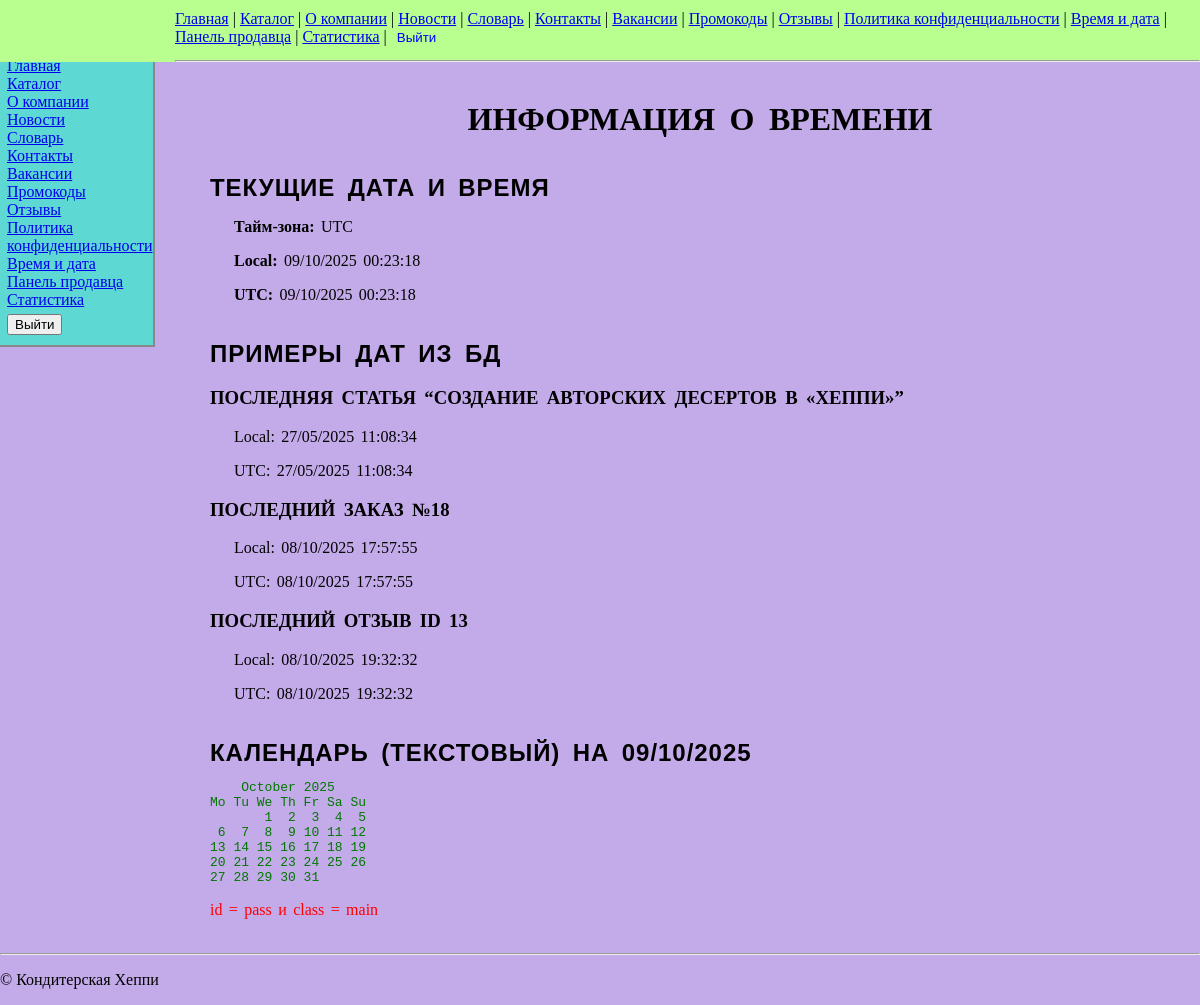
The app's page /time/ (signed in) with its own data.
### shop/models.py (models this page shows, shortened)
class Article(models.Model):
    title        = models.CharField(max_length=200)
    slug         = models.SlugField(unique=True)
    published_at = models.DateTimeField(auto_now_add=True)
    teaser       = models.CharField(max_length=250, blank=True)  # одно предложение
    body         = models.TextField()
    tags = models.ManyToManyField(
        Tag,
        related_name='articles',
        blank=True,
        verbose_name='Тэги'
    )
    image        = models.ImageField(upload_to='news_images/', blank=True)

class Order(models.Model):
    STATUS_CHOICES = [
        ('cart', 'Корзина'),
        ('placed', 'Оформлен'),
        ('paid', 'Оплачен'),
    ]
    client      = models.ForeignKey(Client, on_delete=models.CASCADE, related_name='orders')
    created_at  = models.DateTimeField(auto_now_add=True)
    total_price = models.DecimalField(max_digits=10, decimal_places=2, default=0)
    status = models.CharField(max_length=10, choices=STATUS_CHOICES, default='cart')

class Review(models.Model):
    user         = models.ForeignKey(settings.AUTH_USER_MODEL,
                                     on_delete=models.SET_NULL, null=True, blank=True)
    name         = models.CharField(max_length=100)
    rating       = models.PositiveSmallIntegerField()
    text         = models.TextField()
    published_at = models.DateTimeField(auto_now_add=True)

### shop/views.py (the view)
# urls.py: re_path(r'^time/$', views.TimeInfoView.as_view(), name='time_info'),
class TimeInfoView(TemplateView):
    template_name = 'shop/time_info.html'
    def get_context_data(self, **ctx):
        ctx = super().get_context_data(**ctx)
        user_tz = get_user_timezone(self.request)
        ctx['tz_name'] = str(user_tz)
        now_utc = datetime.datetime.now(pytz.UTC)
        now_local = now_utc.astimezone(user_tz)
        ctx['now_utc']   = now_utc.strftime("%d/%m/%Y %H:%M:%S")
        ctx['now_local'] = now_local.strftime("%d/%m/%Y %H:%M:%S")
        art = Article.objects.order_by('-published_at').first()
        if art:
            utc = art.published_at.astimezone(pytz.UTC)
            loc = utc.astimezone(user_tz)
            ctx['article']       = art
            ctx['article_utc']   = utc.strftime("%d/%m/%Y %H:%M:%S")
            ctx['article_local'] = loc.strftime("%d/%m/%Y %H:%M:%S")
        ord = Order.objects.order_by('-created_at').first()
        if ord:
            utc = ord.created_at.astimezone(pytz.UTC)
            loc = utc.astimezone(user_tz)
            ctx['order']       = ord
            ctx['order_utc']   = utc.strftime("%d/%m/%Y %H:%M:%S")
            ctx['order_local'] = loc.strftime("%d/%m/%Y %H:%M:%S")
        rev = Review.objects.order_by('-published_at').first()
        if rev:
            utc = rev.published_at.astimezone(pytz.UTC)
            loc = utc.astimezone(user_tz)
            ctx['review']       = rev
            ctx['review_utc']   = utc.strftime("%d/%m/%Y %H:%M:%S")
            ctx['review_local'] = loc.strftime("%d/%m/%Y %H:%M:%S")
        today = now_local.date()
        ctx['calendar_text'] = calendar.TextCalendar().formatmonth(today.year, today.month)
        return ctx

### shop/views.py (called while the page is built)
def get_user_timezone(request):
    tzname = request.COOKIES.get('user_timezone')
    try:
        return pytz.timezone(tzname)
    except Exception:
        return timezone.get_default_timezone()

### shop/templates/shop/time_info.html (shortened to what this page needs)
{% extends 'base.html' %}
{% block content %}
<div name="time">
  <h1>Информация о времени</h1>
  <h2>Текущие дата и время</h2>
  <p><strong>Тайм-зона:</strong>
    <span id="user-timezone">{{ tz_name }}</span>
  </p>
  <p><strong>Local:</strong> {{ now_local }}</p>
  <p><strong>UTC:</strong>   {{ now_utc }}</p>
  <h2>Примеры дат из БД</h2>
  {% if article %}
    <h3>Последняя статья “{{ article.title }}”</h3>
    <p>Local: {{ article_local }}</p>
    <p>UTC:   {{ article_utc }}</p>
  {% endif %}
  {% if order %}
    <h3>Последний заказ №{{ order.id }}</h3>
    <p>Local: {{ order_local }}</p>
    <p>UTC:   {{ order_utc }}</p>
  {% endif %}
  {% if review %}
    <h3>Последний отзыв ID {{ review.id }}</h3>
    <p>Local: {{ review_local }}</p>
    <p>UTC:   {{ review_utc }}</p>
  {% endif %}
  <h2>Календарь (текстовый) на {{ now_local|slice:":2" }}/{{ now_local|slice:"3:5" }}/{{ now_local|slice:"6:10" }}</h2>
  <pre style="font-family: monospace;">{{ calendar_text }}</pre>
  <p id="pass" class="main">id = pass и class = main</p>
</div>
{% endblock %}

### static/styles.css (style rules this page uses)
body { min-height: 100vh; margin: 0; background: rgba(102, 40, 201, 0.39); }
h2 { font-family: 'Montserrat', Arial, sans-serif; font-size: 1.5em; margin-top: 36px; margin-bottom: 12px; color: #000000; letter-spacing: 0.04em; }
h1 { text-align: center; }
div[name="time"] h1, div[name="time"] h2, div[name="time"] h3 { text-transform: uppercase; font-variant: small-caps; word-spacing: 0.2em; }
div[name^="time"] p { text-indent: 1.5em; word-spacing: 0.15em; overflow-wrap: break-word; }
div[name$="time"] pre { color: #007700; white-space: pre-wrap; word-break: break-word; }
p#pass.main { text-indent: 0; color: #ff0000; }

### records on screen
Article: title "СОЗДАНИЕ АВТОРСКИХ ДЕСЕРТОВ В «ХЕППИ»"
Order: id "18"
Review: id "13"

### other values on screen
{{ now_local }} "09/10/2025 00:23:18"
{{ article_local }} "27/05/2025 11:08:34"
{{ article_utc }} "27/05/2025 11:08:34"
{{ order_local }} "08/10/2025 17:57:55"
{{ order_utc }} "08/10/2025 17:57:55"
{{ review_local }} "08/10/2025 19:32:32"
{{ review_utc }} "08/10/2025 19:32:32"
{{ now_local|slice:":2" }} "09"
{{ now_local|slice:"3:5" }} "10"
{{ now_local|slice:"6:10" }} "2025"
{{ calendar_text }} "October 2025 Mo Tu We Th Fr Sa Su 1 2 3 4 5 6 7 8 9 10 11 12 13 14 15 16 17 18 19 20 21 22 23 24 25 26 27 28 29 30 31"
